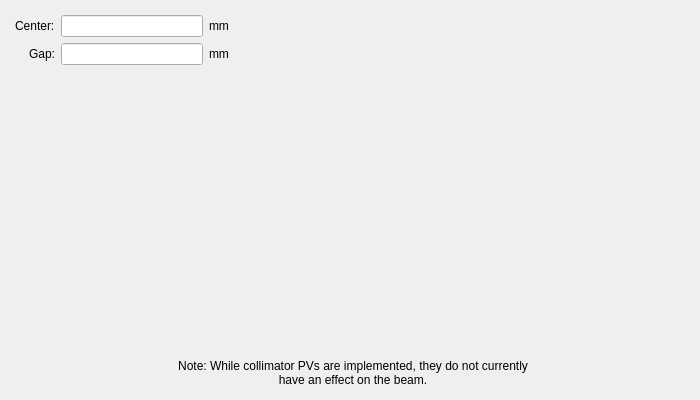
<?xml version="1.0" encoding="UTF-8"?>
<ui version="4.0">
 <class>Form</class>
 <widget class="QWidget" name="Form">
  <property name="geometry">
   <rect>
    <x>0</x>
    <y>0</y>
    <width>700</width>
    <height>400</height>
   </rect>
  </property>
  <property name="windowTitle">
   <string>Form</string>
  </property>
  <widget class="PyDMDrawingCircle" name="PyDMDrawingCircle">
   <property name="geometry">
    <rect>
     <x>200</x>
     <y>50</y>
     <width>300</width>
     <height>300</height>
    </rect>
   </property>
   <property name="toolTip">
    <string/>
   </property>
   <property name="brush" stdset="0">
    <brush brushstyle="NoBrush">
     <color alpha="255">
      <red>0</red>
      <green>0</green>
      <blue>0</blue>
     </color>
    </brush>
   </property>
   <property name="penStyle" stdset="0">
    <enum>Qt::SolidLine</enum>
   </property>
   <property name="penWidth" stdset="0">
    <double>1.000000000000000</double>
   </property>
  </widget>
  <widget class="PyDMDrawingRectangle" name="PyDMDrawingRectangle_2">
   <property name="geometry">
    <rect>
     <x>350</x>
     <y>150</y>
     <width>200</width>
     <height>100</height>
    </rect>
   </property>
   <property name="toolTip">
    <string/>
   </property>
   <property name="rules" stdset="0">
    <string>[{&quot;channels&quot;: [{&quot;trigger&quot;: true, &quot;channel&quot;: &quot;ca://COLL:LI21:235:GETRIGHT&quot;}], &quot;property&quot;: &quot;Position - X&quot;, &quot;expression&quot;: &quot;int(150*ch[0]/8) + 350&quot;, &quot;name&quot;: &quot;right_position&quot;}]</string>
   </property>
   <property name="brush" stdset="0">
    <brush brushstyle="SolidPattern">
     <color alpha="255">
      <red>0</red>
      <green>105</green>
      <blue>0</blue>
     </color>
    </brush>
   </property>
   <property name="penStyle" stdset="0">
    <enum>Qt::SolidLine</enum>
   </property>
   <property name="penWidth" stdset="0">
    <double>0.000000000000000</double>
   </property>
  </widget>
  <widget class="PyDMDrawingRectangle" name="PyDMDrawingRectangle_3">
   <property name="geometry">
    <rect>
     <x>150</x>
     <y>150</y>
     <width>200</width>
     <height>100</height>
    </rect>
   </property>
   <property name="toolTip">
    <string/>
   </property>
   <property name="rules" stdset="0">
    <string>[{&quot;channels&quot;: [{&quot;trigger&quot;: true, &quot;channel&quot;: &quot;ca://COLL:LI21:235:GETLEFT&quot;}], &quot;property&quot;: &quot;Position - X&quot;, &quot;expression&quot;: &quot;int(150*ch[0]/8) - 200 + 350&quot;, &quot;name&quot;: &quot;left_position&quot;}]</string>
   </property>
   <property name="brush" stdset="0">
    <brush brushstyle="SolidPattern">
     <color alpha="255">
      <red>0</red>
      <green>105</green>
      <blue>0</blue>
     </color>
    </brush>
   </property>
   <property name="penStyle" stdset="0">
    <enum>Qt::SolidLine</enum>
   </property>
   <property name="penWidth" stdset="0">
    <double>0.000000000000000</double>
   </property>
  </widget>
  <widget class="QWidget" name="widget" native="true">
   <property name="geometry">
    <rect>
     <x>15</x>
     <y>15</y>
     <width>214</width>
     <height>66</height>
    </rect>
   </property>
   <layout class="QFormLayout" name="formLayout">
    <property name="labelAlignment">
     <set>Qt::AlignRight|Qt::AlignTrailing|Qt::AlignVCenter</set>
    </property>
    <item row="0" column="0">
     <widget class="QLabel" name="label">
      <property name="text">
       <string>Center:</string>
      </property>
     </widget>
    </item>
    <item row="1" column="0">
     <widget class="QLabel" name="label_2">
      <property name="text">
       <string>Gap:</string>
      </property>
     </widget>
    </item>
    <item row="0" column="1">
     <widget class="QWidget" name="widget_2" native="true">
      <layout class="QHBoxLayout" name="horizontalLayout">
       <property name="leftMargin">
        <number>0</number>
       </property>
       <property name="topMargin">
        <number>0</number>
       </property>
       <property name="rightMargin">
        <number>0</number>
       </property>
       <property name="bottomMargin">
        <number>0</number>
       </property>
       <item>
        <widget class="PyDMLineEdit" name="PyDMLineEdit">
         <property name="toolTip">
          <string/>
         </property>
         <property name="channel" stdset="0">
          <string>ca://COLL:LI21:235:SETCENTER</string>
         </property>
        </widget>
       </item>
       <item>
        <widget class="QLabel" name="label_3">
         <property name="text">
          <string>mm</string>
         </property>
        </widget>
       </item>
      </layout>
     </widget>
    </item>
    <item row="1" column="1">
     <widget class="QWidget" name="widget_3" native="true">
      <layout class="QHBoxLayout" name="horizontalLayout_2">
       <property name="leftMargin">
        <number>0</number>
       </property>
       <property name="topMargin">
        <number>0</number>
       </property>
       <property name="rightMargin">
        <number>0</number>
       </property>
       <property name="bottomMargin">
        <number>0</number>
       </property>
       <item>
        <widget class="PyDMLineEdit" name="PyDMLineEdit_2">
         <property name="toolTip">
          <string/>
         </property>
         <property name="channel" stdset="0">
          <string>ca://COLL:LI21:235:SETGAP</string>
         </property>
        </widget>
       </item>
       <item>
        <widget class="QLabel" name="label_4">
         <property name="text">
          <string>mm</string>
         </property>
        </widget>
       </item>
      </layout>
     </widget>
    </item>
   </layout>
  </widget>
  <widget class="PyDMDrawingCircle" name="PyDMDrawingCircle_2">
   <property name="geometry">
    <rect>
     <x>340</x>
     <y>190</y>
     <width>20</width>
     <height>20</height>
    </rect>
   </property>
   <property name="toolTip">
    <string/>
   </property>
   <property name="rules" stdset="0">
    <string>[{&quot;channels&quot;: [{&quot;trigger&quot;: true, &quot;channel&quot;: &quot;ca://BPMS:LI21:233:X&quot;}], &quot;property&quot;: &quot;Position - X&quot;, &quot;expression&quot;: &quot;(150*ch[0]/8.0) - 10 + 350&quot;, &quot;name&quot;: &quot;xpos_from_bpm&quot;}]</string>
   </property>
   <property name="brush" stdset="0">
    <brush brushstyle="SolidPattern">
     <color alpha="255">
      <red>106</red>
      <green>106</green>
      <blue>255</blue>
     </color>
    </brush>
   </property>
  </widget>
  <widget class="QLabel" name="label_5">
   <property name="geometry">
    <rect>
     <x>170</x>
     <y>355</y>
     <width>366</width>
     <height>36</height>
    </rect>
   </property>
   <property name="text">
    <string>Note: While collimator PVs are implemented, they do not currently have an effect on the beam.</string>
   </property>
   <property name="alignment">
    <set>Qt::AlignCenter</set>
   </property>
   <property name="wordWrap">
    <bool>true</bool>
   </property>
  </widget>
 </widget>
 <customwidgets>
  <customwidget>
   <class>PyDMDrawingCircle</class>
   <extends>QWidget</extends>
   <header>pydm.widgets.drawing</header>
  </customwidget>
  <customwidget>
   <class>PyDMLineEdit</class>
   <extends>QLineEdit</extends>
   <header>pydm.widgets.line_edit</header>
  </customwidget>
  <customwidget>
   <class>PyDMDrawingRectangle</class>
   <extends>QWidget</extends>
   <header>pydm.widgets.drawing</header>
  </customwidget>
 </customwidgets>
 <resources/>
 <connections/>
</ui>
